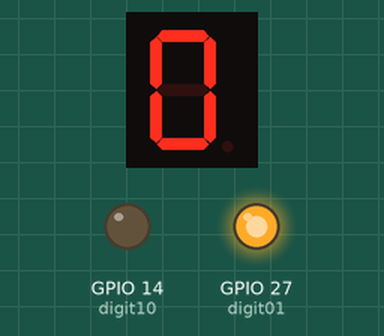
The sketch below on a simulated ESP32. On the bench: 1-digit seven-segment display, output pins drawn as LEDs (lit = HIGH). Wiring (inferred from the names in the program): 1-digit 7-segment display, segments lit when HIGH: segments GPIO 4, GPIO 0, GPIO 17, GPIO 16, GPIO 23, GPIO 19, GPIO 18, GPIO 5. The segment pins are drawn as the display they are named for; pins used as bus, display or sensor lines are not drawn.

Above: at 0.1 s.
At 10.1 s:
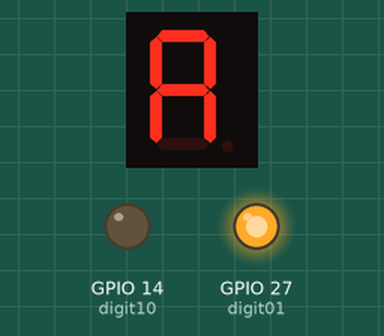
At 12.1 s:
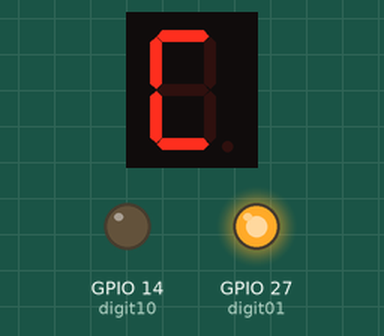
At 13.1 s:
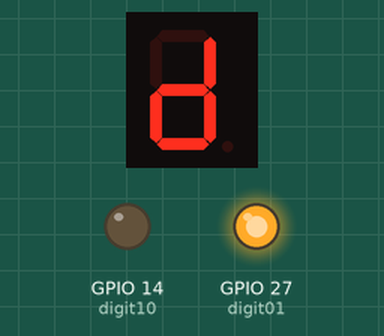
At 14.1 s:
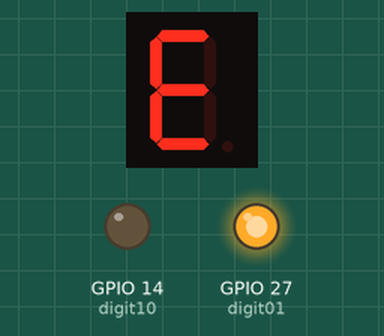
At 15.1 s:
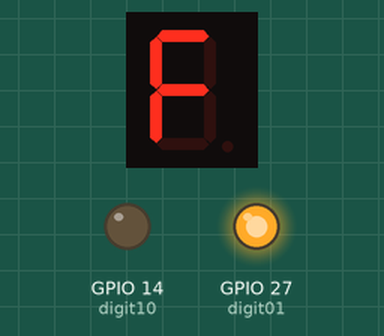

The sketch:

Lab02-Test003.ino
```cpp
#define SegA 4
#define SegB 0
#define SegC 17
#define SegD 16
#define SegE 23
#define SegF 19
#define SegG 18
#define DP 5
#define digit10 14
#define digit01 27

//-----------------------------------
char BIN_TO_7SEGMENT2(char A)
{
	static char LOOKUPTB[] = {
		0x3F,
		0x06,
		0x5B,
		0x4F,
		0x66,
		0x6D,
		0x7D,
		0x07,
		0x7F,
		0x6F,
		0x77,
		0x7C,
		0x39,
		0x5E,
		0x79,
		0x71
	};

	return LOOKUPTB[A];
}

void display7segment(char data)
{
	(data & 0x01)? digitalWrite(SegA, HIGH):digitalWrite(SegA, LOW);
	(data & 0x02)? digitalWrite(SegB, HIGH):digitalWrite(SegB, LOW);
	(data & 0x04)? digitalWrite(SegC, HIGH):digitalWrite(SegC, LOW);
	(data & 0x08)? digitalWrite(SegD, HIGH):digitalWrite(SegD, LOW);
	(data & 0x10)? digitalWrite(SegE, HIGH):digitalWrite(SegE, LOW);
	(data & 0x20)? digitalWrite(SegF, HIGH):digitalWrite(SegF, LOW);
	(data & 0x40)? digitalWrite(SegG, HIGH):digitalWrite(SegG, LOW);

}

void setup() {
	pinMode(SegA, OUTPUT);
	pinMode(SegB, OUTPUT);
	pinMode(SegC, OUTPUT);
	pinMode(SegD, OUTPUT);
	pinMode(SegE, OUTPUT);
	pinMode(SegF, OUTPUT);
	pinMode(SegG, OUTPUT);
	pinMode(DP, OUTPUT);
	pinMode(digit10, OUTPUT);
	pinMode(digit01, OUTPUT);

	digitalWrite(digit01, HIGH);
}

void loop() {
	char i, tmp;

	for(i = 0; i<16; i++)
	{
		tmp = BIN_TO_7SEGMENT2(i);
		display7segment(tmp);

		delay(1000);
	}
}
```

Measured:
- by itself, everything shown: repeats every 16.0 s, in 16 steps
- what the display in image 1 shows lasts 1.0 s, from 10.0 s to 11.0 s
